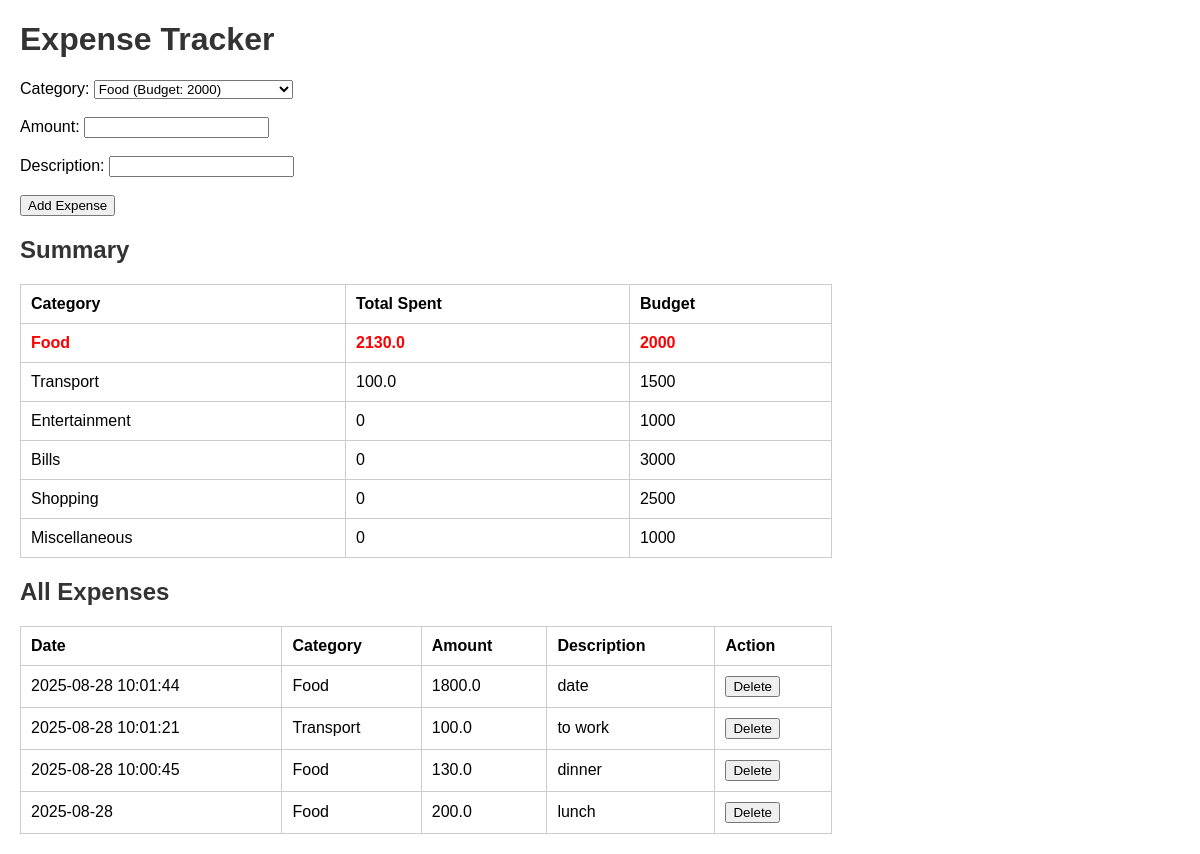
The page / on the database its author committed.
### tables this page shows
CREATE TABLE expenses (
        id INTEGER PRIMARY KEY AUTOINCREMENT,
        date TEXT NOT NULL,
        category TEXT NOT NULL,
        amount REAL NOT NULL,
        currency TEXT DEFAULT 'KES',
        description TEXT
    );

### app.py (the view)
@app.route("/", methods=["GET"])
def index():
    expenses = get_all_expenses()
    category_totals = {category: 0 for category in categories}
    for exp in expenses:
        category_totals[exp["category"]] += float(exp["amount"])
    return render_template(
        "index.html",
        expenses=expenses,
        categories=categories,
        budgets=budgets,
        category_totals=category_totals
    )

### db_handler.py (called while the page is built)
def get_all_expenses():
    conn = sqlite3.connect(DB_NAME)
    conn.row_factory = sqlite3.Row
    c = conn.cursor()
    c.execute("SELECT * FROM expenses ORDER BY date DESC")
    rows = c.fetchall()
    conn.close()
    return [dict(row) for row in rows]

### templates/index.html (shortened to what this page needs)
<!DOCTYPE html>
<html lang="en">
<head>
</head>
<body>
    <h1>Expense Tracker</h1>
    <form action="/add" method="POST">
        <label>Category:</label>
        <select name="category" required>
            {% for cat in categories %}
                <option value="{{ cat }}">{{ cat }} (Budget: {{ budgets[cat] }})</option>
            {% endfor %}
        </select><br><br>
        <label>Amount:</label>
        <input type="number" name="amount" step="0.01" required><br><br>
        <label>Description:</label>
        <input type="text" name="description"><br><br>
        <button type="submit">Add Expense</button>
    </form>
    <h2>Summary</h2>
    <table>
        <tr>
            <th>Category</th>
            <th>Total Spent</th>
            <th>Budget</th>
        </tr>
        {% for cat in categories %}
        <tr class="{% if category_totals[cat] > budgets[cat] %}over-budget{% endif %}">
            <td>{{ cat }}</td>
            <td>{{ category_totals[cat] }}</td>
            <td>{{ budgets[cat] }}</td>
        </tr>
        {% endfor %}
    </table>
    <h2>All Expenses</h2>
    <table>
        <tr>
            <th>Date</th>
            <th>Category</th>
            <th>Amount</th>
            <th>Description</th>
            <th>Action</th>
        </tr>
        {% for expense in expenses %}
        <tr>
            <td>{{ expense.date }}</td>
            <td>{{ expense.category }}</td>
            <td>{{ expense.amount }}</td>
            <td>{{ expense.description }}</td>
            <td>
                <form action="/delete/{{ expense.id }}" method="POST" style="display:inline;">
                    <button type="submit">Delete</button>
                </form>
            </td>
        </tr>
        {% endfor %}
    </table>
</body>
</html>

### templates/index.html (style rules this page uses)
body { font-family: Arial, sans-serif; margin: 20px; }
h1, h2 { color: #333; }
table { width: 70%; border-collapse: collapse; margin-top: 20px; }
table, th, td { border: 1px solid #ccc; }
th, td { padding: 10px; text-align: left; }
.over-budget { color: red; font-weight: bold; }

### rows shown on the page
expenses: category "Transport", amount "100.0", budgets "1500", date "2025-08-28 10:01:21", description "to work"
expenses: date "2025-08-28 10:01:44", category "Food", amount "1800.0", description "date"
expenses: date "2025-08-28 10:00:45", category "Food", amount "130.0", description "dinner"
expenses: date "2025-08-28", category "Food", amount "200.0", description "lunch"

### other values the page prints
{{ cat }} "Food" "Entertainment" "Bills" "Shopping" "Miscellaneous"
{{ category_totals[cat] }} "2130.0" "0" "0" "0" "0"
{{ budgets[cat] }} "2000" "1000" "3000" "2500" "1000"
form field category "Food (Budget: 2000)"
